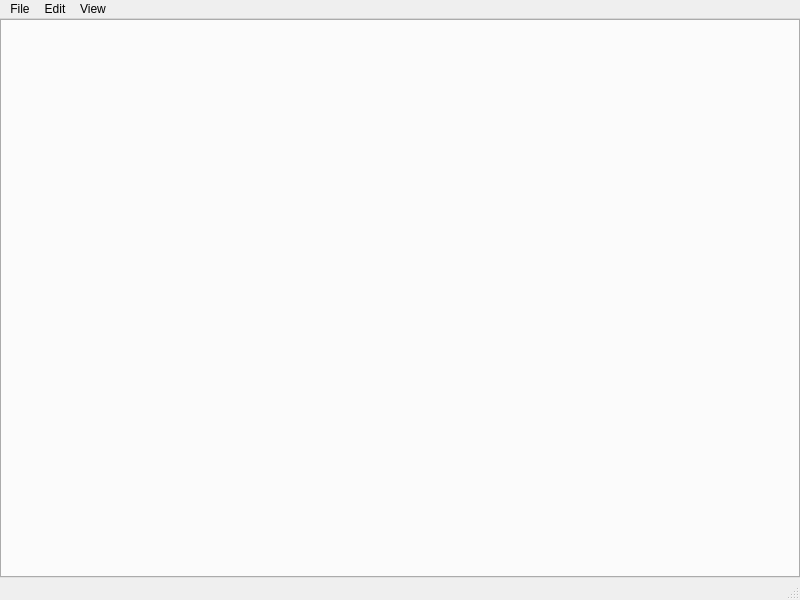
<?xml version="1.0" encoding="UTF-8"?>
<ui version="4.0">
 <class>Notepad</class>
 <widget class="QMainWindow" name="Notepad">
  <property name="geometry">
   <rect>
    <x>0</x>
    <y>0</y>
    <width>800</width>
    <height>600</height>
   </rect>
  </property>
  <property name="windowTitle">
   <string>Notepad</string>
  </property>
  <widget class="QWidget" name="centralwidget">
   <layout class="QGridLayout" name="gridLayout">
    <property name="leftMargin">
     <number>0</number>
    </property>
    <property name="topMargin">
     <number>0</number>
    </property>
    <property name="rightMargin">
     <number>0</number>
    </property>
    <property name="bottomMargin">
     <number>0</number>
    </property>
    <property name="spacing">
     <number>0</number>
    </property>
    <item row="0" column="0">
     <widget class="QTabWidget" name="tabWidget">
      <property name="styleSheet">
       <string notr="true">padding: 0px</string>
      </property>
      <property name="currentIndex">
       <number>-1</number>
      </property>
      <property name="tabsClosable">
       <bool>true</bool>
      </property>
     </widget>
    </item>
   </layout>
  </widget>
  <widget class="QMenuBar" name="menubar">
   <property name="geometry">
    <rect>
     <x>0</x>
     <y>0</y>
     <width>800</width>
     <height>22</height>
    </rect>
   </property>
   <widget class="QMenu" name="menuFile">
    <property name="title">
     <string>File</string>
    </property>
    <addaction name="actionNew"/>
    <addaction name="actionNew_Window"/>
    <addaction name="actionOpen"/>
    <addaction name="actionSave"/>
    <addaction name="actionSave_As"/>
    <addaction name="actionExit"/>
   </widget>
   <widget class="QMenu" name="menuEdit">
    <property name="title">
     <string>Edit</string>
    </property>
   </widget>
   <widget class="QMenu" name="menuView">
    <property name="title">
     <string>View</string>
    </property>
   </widget>
   <addaction name="menuFile"/>
   <addaction name="menuEdit"/>
   <addaction name="menuView"/>
  </widget>
  <widget class="QStatusBar" name="statusBar"/>
  <action name="actionNew">
   <property name="text">
    <string>New File</string>
   </property>
  </action>
  <action name="actionNew_Window">
   <property name="text">
    <string>New Window</string>
   </property>
  </action>
  <action name="actionOpen">
   <property name="text">
    <string>Open</string>
   </property>
  </action>
  <action name="actionSave">
   <property name="text">
    <string>Save ...</string>
   </property>
  </action>
  <action name="actionSave_As">
   <property name="text">
    <string>Save As ...</string>
   </property>
  </action>
  <action name="actionExit">
   <property name="text">
    <string>Exit</string>
   </property>
  </action>
 </widget>
 <resources/>
 <connections/>
</ui>
